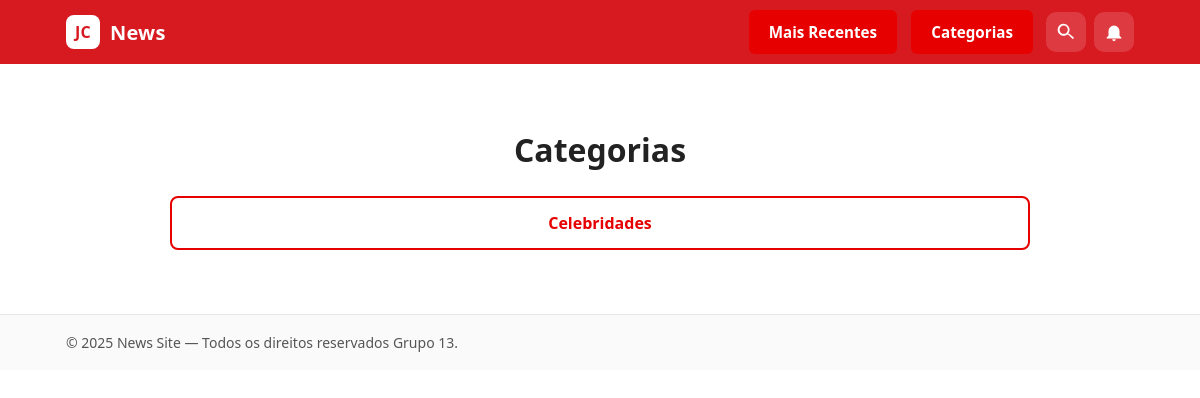
Page /categorias/ on the earlier database version.
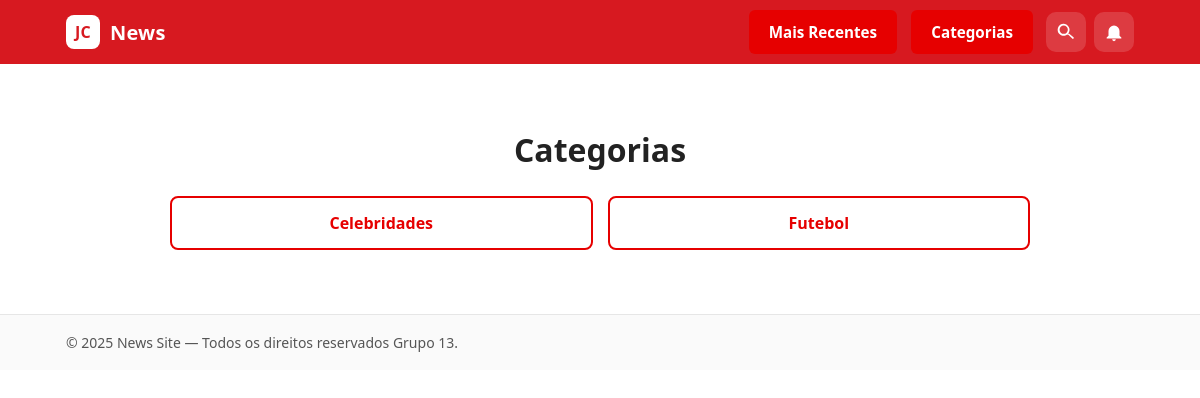
Same page on the later database version.
### app1/models.py (models this page shows)
class Categoria(models.Model):
	nome = models.CharField(max_length=100, unique=True)
	def __str__(self):
		return self.nome

### app1/views.py (the view)
# urls.py: path("categorias/",visualizar_categorias, name = 'categorias' ),
def visualizar_categorias(requests):
    categorias = Categoria.objects.order_by('nome')
    context = {'categorias': categorias}
    return render(requests, 'app1/categorias.html', context)

### app1/templates/app1/categorias.html
{% extends "app1/base.html" %}
{% load static %}
{% block content %}
<link rel="stylesheet" href="{% static 'app1/css/categorias.css' %}">
<div class="categorias-container">
    <h1>Categorias</h1>
    <ul class="categorias-list">
        {% for categoria in categorias %}
            <li>
                <a href="{% url 'app1:categoria_filtro' categoria.pk %}">{{ categoria }}</a>
            </li>
        {% empty %}
            <li>Não há categorias criadas</li>
        {% endfor %}
    </ul>
</div>
{% endblock content %}

Differences in the rows shown:
added Categoria: nome "Futebol"
